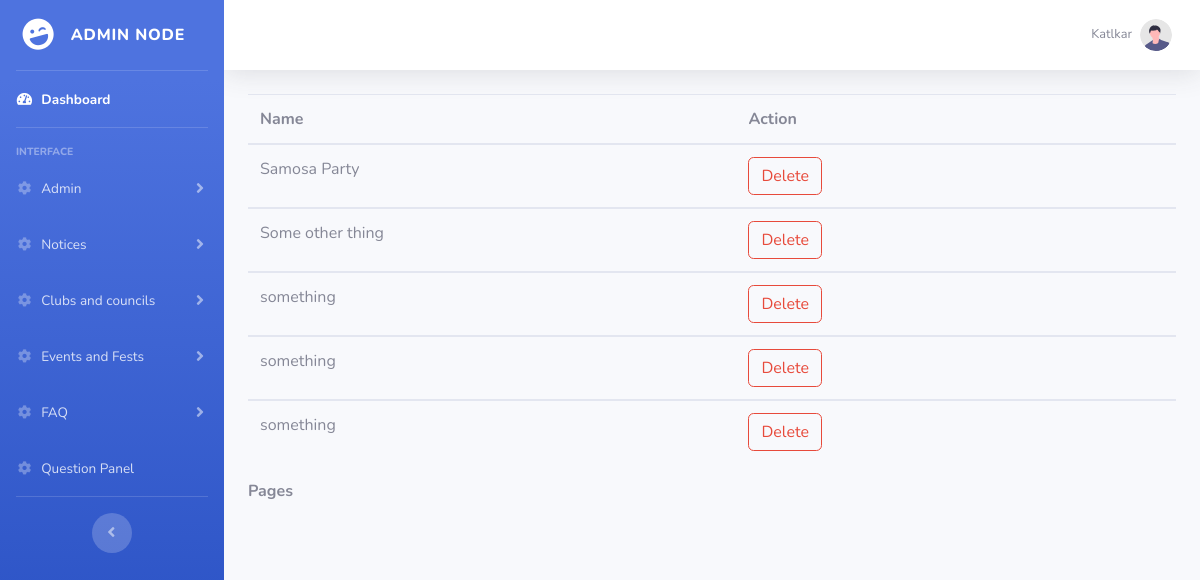
Page /view_events.php (signed in) on the earlier database version.
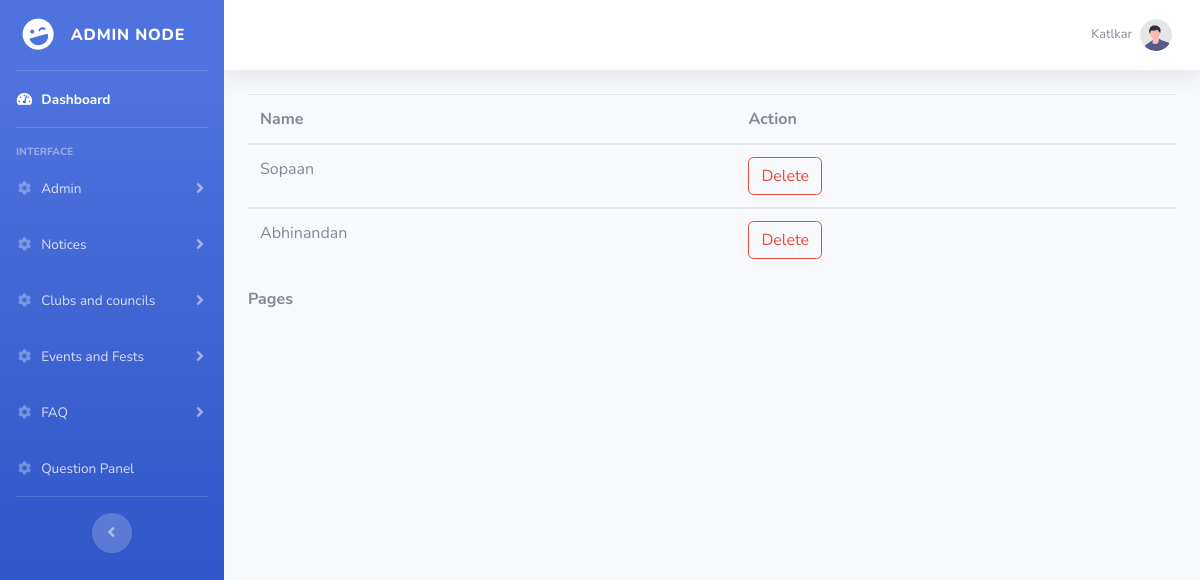
Same page on the later database version.
### tables this page shows
CREATE TABLE `event` (
  `event_id` int(11) NOT NULL,
  `event_name` varchar(255) NOT NULL,
  `council_name` varchar(255) NOT NULL,
  `event_date` varchar(255) NOT NULL,
  `event_link` varchar(255) NOT NULL,
  `event_info` varchar(255) NOT NULL,
  `event_img` mediumblob NOT NULL
);

### view_events.php (the view, shortened to what this page needs)
<!DOCTYPE html>
<html lang="en">
<head>
    <link href="vendor/fontawesome-free/css/all.min.css" rel="stylesheet" type="text/css">
    <link href="css/sb-admin-2.min.css" rel="stylesheet">
</head>
<body id="page-top">
    <div id="wrapper">
        <?php
            include 'include/sidebar.php'
        ?>
        <div id="content-wrapper" class="d-flex flex-column">
            <div id="content">
                <?php
                    include 'include/topbar.php'
                ?>
                <div class="container-fluid">
                    <?php
                    include'conn.php';
                    if (isset($_GET["page"])) {
                        $page = $_GET["page"];
                    } else {
                        $page = 1;
                    };
                    $start_from = ($page - 1) * 20;
                    $sql = "select * from event ORDER BY event_id DESC LIMIT $start_from, 20";
                    $rs_result = mysqli_query($con, $sql);
                    ?>
                    <table class="table">
                        <thead>
                            <tr>
                                <th width="20%">Name</th>
                                <th colspan=2 width="18%">Action</th>
                            </tr>
                        </thead>
                        <?php
                        while ($row = mysqli_fetch_assoc($rs_result)) {
                        ?>
                            <tbody>
                                <tr>
                                    <td> <?php echo $row["event_name"]; ?> </td>
                                    <td><a class="btn btn-outline-danger" href='eventdelete.php?key1=<?php echo $row["event_id"]; ?>'>Delete</a>
                                    </td>
                                </tr>
                            </tbody>
                        <?php
                        };
                        ?>
                    </table>
                    <strong>Pages </strong>
                </div>
            </div>
        </div>
    </div>
</body>
</html>

Differences in the rows shown:
removed event: event_name "Samosa Party"
removed event: event_name "Some other thing"
removed event: event_name "something"
removed event: event_name "something"
removed event: event_name "something"
added event: event_name "Sopaan"
added event: event_name "Abhinandan"
